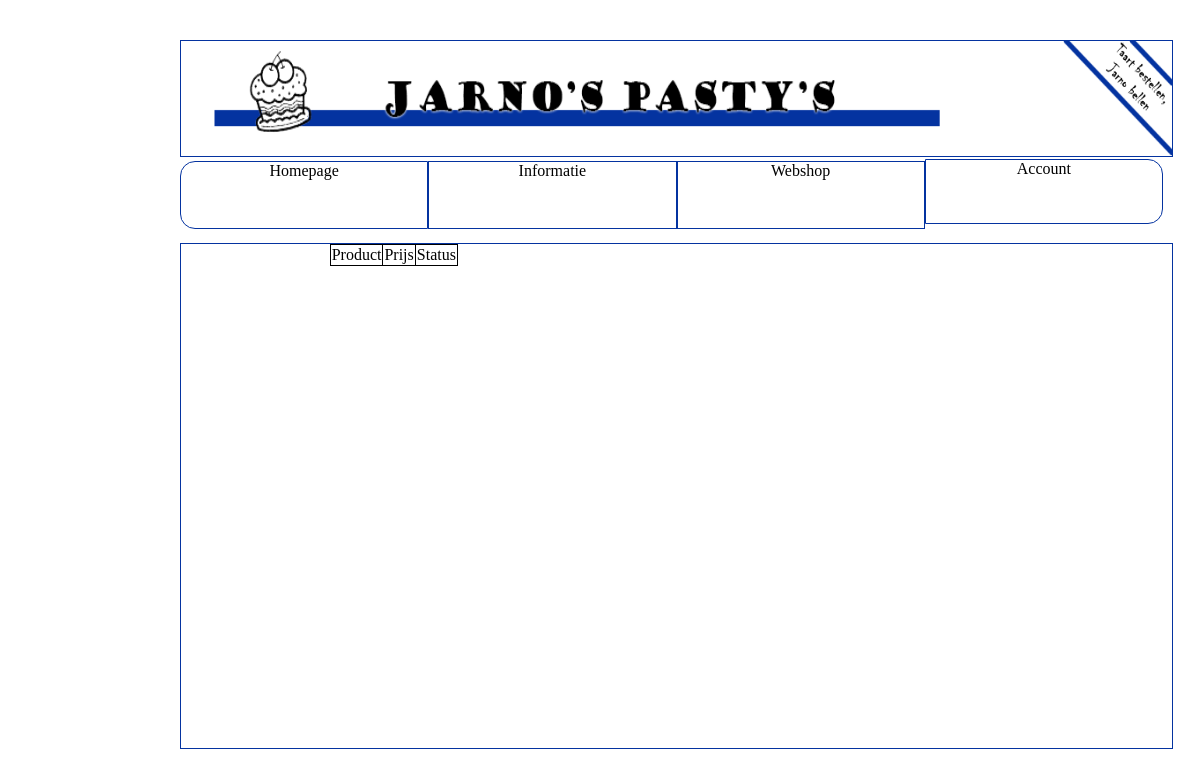
Page /?menuoptie=inloggen&loginoptie=bestellingen (signed in) on the earlier database version.
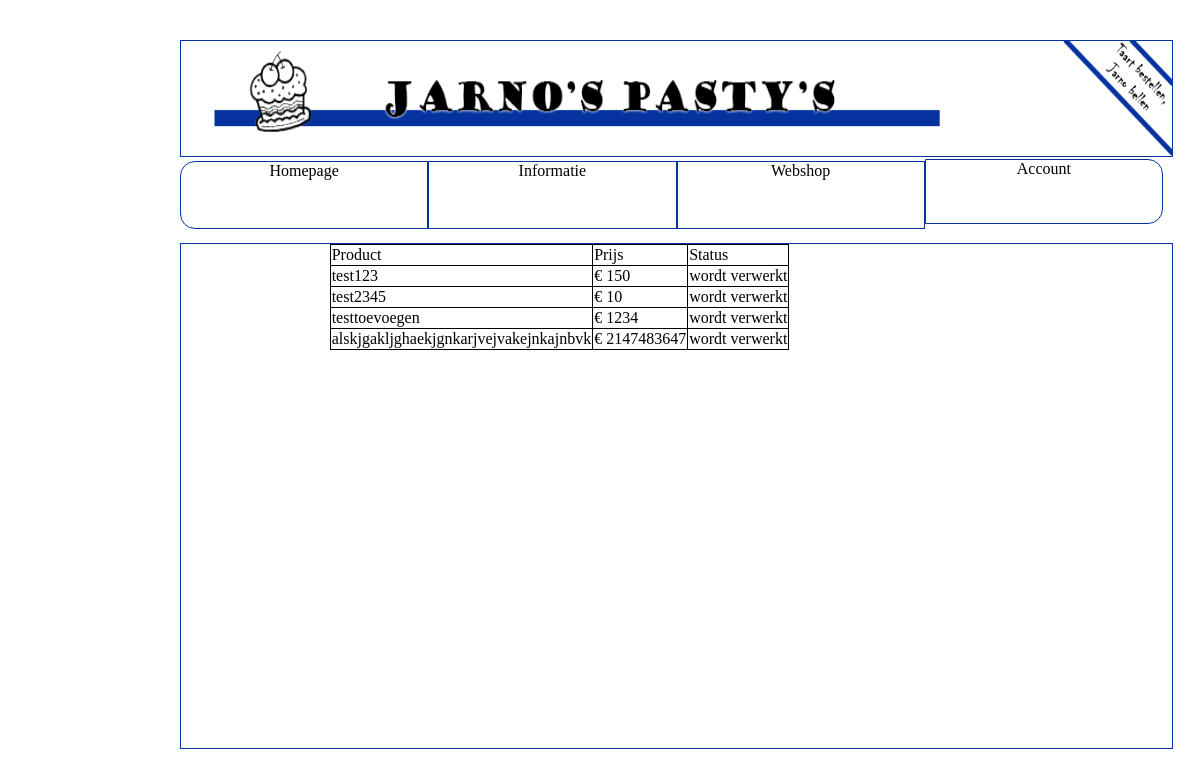
Same page on the later database version.
### tables this page shows
CREATE TABLE IF NOT EXISTS `bestellingen` (
  `id` int(11) NOT NULL AUTO_INCREMENT,
  `account` varchar(15) DEFAULT NULL,
  `itemid` int(11) NOT NULL,
  `itemnaam` text NOT NULL,
  `waarde` int(11) NOT NULL,
  `status` text NOT NULL,
  PRIMARY KEY (`id`)
);

### functions/content.php (called while the page is built, shortened)
<?php
function GetContent()
{
    $content = "";
    if(isset($_GET['menuoptie'])){
        $content = $_GET['menuoptie'];
    }
    switch($content)
    {
        case 'inloggen' :
            return logon();
            break;
    }
}

### functions/login.php (the view, shortened to what this page needs)
<?php session_start();
function logon() {
    $output = "";
    if (!isset($_SESSION['profiel'])) {
        if (isset($_POST['registreren']) || isset($_POST['submitregistreren'])) {
            $output = getregistratie();
        } else {
            $output = getlogon();
        }
    } elseif ($_SESSION['profiel'] >= "1") {
        if (isset($_GET['loginoptie']) && $_GET['loginoptie'] == "account") {
            if (isset($_POST['submitwijzigingadres']) || isset($_POST['submitwijzigadres'])) {
                $output = getwijzigingadres();
            } elseif (isset($_POST['submitwijzigingwachtwoord']) || isset($_POST['checkwachtwoord']) || isset($_POST['submitwachtwoordwijzigen'])) {
                $output = wijzigwachtwoord();
            } else {
                $output = getaccountgegevens();
            }
        } elseif (isset($_GET['loginoptie']) && $_GET['loginoptie'] == "bestellingen") {
            $output = getbestellingen();
        } else {
            $output = getlogoff();
        }
    }
    return $output;
}
function getbestellingen() {
    $query = 'SELECT * FROM `bestellingen` WHERE `account`="' . $_SESSION['username'] . '"';
    $resultaat = mysql_query($query);
    $output = '<div id="bestellingencontainer"><table id="tablebestellingen"><tr><td>Product</td><td>Prijs</td><td>Status</td></tr>';
    while ($row = mysql_fetch_array($resultaat)) {
        $output.='<tr><td>'.$row['itemnaam'].'</td><td> &#128 '.$row['waarde'].'</td><td>'.$row['status'].'</td></tr>';
    }
    $output.='<table></div>';
    return $output;
}

### index.php (shortened to what this page needs)
<!DOCTYPE html>
<html>
	<head>
		<link rel="stylesheet" type="text/css" href="css/style.css" />
		<link rel="stylesheet" type="text/css" href="css/menustyle.css" />
		<link rel="stylesheet" type="text/css" href="css/webshop.css" />
	</head>
	<body>
		<div id="container">
			<div id="header">
				<a href="?menuoptie=homepage"><img id="logo" src="images/logo.png"></a><img id="quote" src="images/Quote.png">
			</div>
			<div id="menu">
				<?php
				echo menu();
				?>
			</div>
			<div id="content">
				<?php
				echo GetContent();
				?>
			</div>
		</div>
	</body>
</html>

### functions/menu.php (shortened to what this page needs)
<?php
function menu(){
    if(isset($_GET['menuoptie'])){
        switch($_GET['menuoptie']){
            case 'inloggen' :
                $menu='<a href="?menuoptie=homepage"><div id="menuhomepage" class="">Homepage</div></a>
                       <a href="?menuoptie=informatie"><div id="menuinformatie" class="">Informatie</div></a>
                       <a href="?menuoptie=webshop"><div id="menuwebshop" class="">Webshop</div></a>';
                       if(isset($_SESSION["profiel"]) && $_SESSION["profiel"]>="1"){
                           $menu.='<ul id="menuUL">
                            			<li id="menuinloggen">
                            				Account
                            			 	<ul>
                            					<a href="?menuoptie=inloggen&loginoptie=bestellingen"><li id="menuBestelling">Bestellingen</li></a>
                            					<a href="?menuoptie=inloggen&loginoptie=account"><li>Accountgegevens</li></a>
                            					<form method="post" action="?menuoptie=inloggen">
   												<li><input type="submit" name="logoff" class="btnMenu" value="Uitloggen">
   	  											</form></li>
                            				</ul>
                            			</li>
                            		</ul>';
                       }else{
                            $menu.='<a href="?menuoptie=inloggen"><div id="menuinloggen" class="menuGeselecteerd">Inloggen</div></a>';
                       }
                break;
        }
    }
    return $menu;
}

### css/style.css (style rules this page uses)
#container { position: absolute; width: 70%; height: 90%; top: 5%; left: 15%; min-width: 993px; min-height: 500px; }
body { background-color: #FFFFFF; font-family: Times; }
#header { position: relative; height: 16%; border: solid 1px #0433a0; }
#logo { width: 80%; height: 100%; }
#quote { position: relative; float: right; height: 100%; width: 11%; }
#menu { position: relative; height: 10%; margin-bottom: 2%; font-size: 25; }
#content { position: relative; height: 70%; border: solid 1px #0433a0; }
a { text-decoration: none; color: black; }
#tablebestellingen { border-collapse: collapse; }
#tablebestellingen td { border: solid 1px black; }
#bestellingencontainer { margin-right: auto; margin-left: auto; width: 70%; overflow: auto; }

### css/menustyle.css (style rules this page uses)
#menuhomepage,#menuinformatie,#menuwebshop,#menuinloggen { position:relative; width:24.8%; height:91.2%; float:left; text-align:center; margin-bottom:1%; margin-top:1%; border:solid 1px #0433a0; }
#menuUL { position:relative; top:-10%; }
#menuhomepage { border-radius:15px 0px 0px 15px; }
#menuinloggen, #menuinloggen li { height:63px; border-radius:0px 15px 15px 0px; }
ul { list-style:none; margin-top:-2.2%; }
li { position:relative; width:24.8%; height:91.5%; text-align:center; border:solid 1px #0433a0; border-radius:0px 15px 15px 0px; background-color:white; }

Differences in the rows shown:
added bestellingen: itemnaam "test123", waarde "150", status "wordt verwerkt"
added bestellingen: itemnaam "test2345", waarde "10", status "wordt verwerkt"
added bestellingen: itemnaam "testtoevoegen", waarde "1234", status "wordt verwerkt"
added bestellingen: itemnaam "alskjgakljghaekjgnkarjvejvakejnkajnbvk", waarde "2147483647", status "wordt verwerkt"
